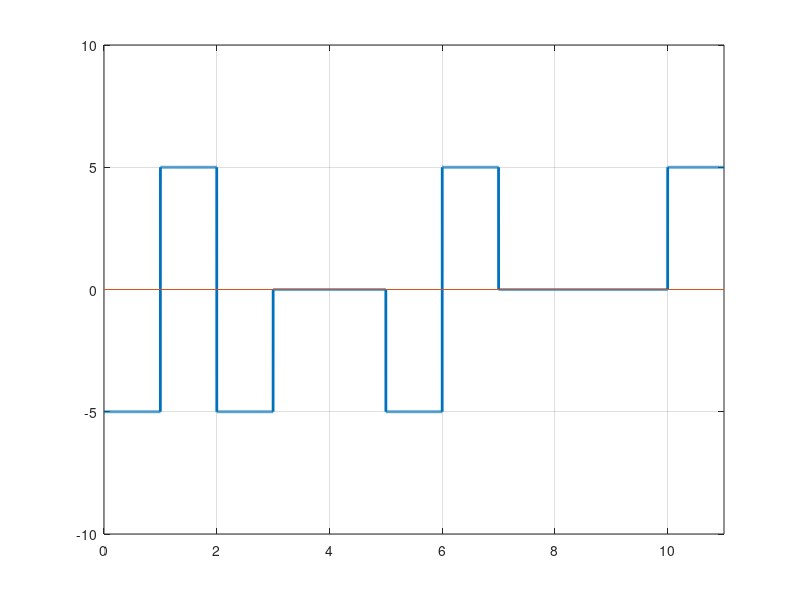

Source code (MATLAB):
clc;
clear all;
close all;

bits = [ 1 1 0 0 0 0 1 0 0 0 0 ]

%...modulation

bitrate = 1;
voltage = 5;

sampling_rate  = 1000;
sampling_time = 1/sampling_rate;


end_time = length(bits);
time = 0:sampling_time:end_time;


zero = 0;
one = 0;
for i = 1: length(bits)
	if bits(i) == 1
		zero = 0;
		one = one + 1;
	else
		zero += 1;
	end
	if zero == 4
		bits(i) = -1; zero = 0;
		if rem(one,2) == 0
			bits(i-3) = 1;
		end
	end
end

index = 1;
sign = -1;

for i = 1:length(time)
	modulation(i) = 0;
	if bits(index) != 0
		modulation(i) = sign * voltage;
	end
	if time(i)*bitrate >= index
		index = index+1;
		if index<=length(bits) && bits(index) == 1
			sign = -1 * sign;
		end
		
		
	end
end

plot(time, modulation, "LineWidth", 2)
axis([0 end_time -voltage-5 voltage+5]);
line([0 end_time], [0 0]);
grid on;
disp(bits);
%...demodulation
index = 1







	
	
	
	
	
	
